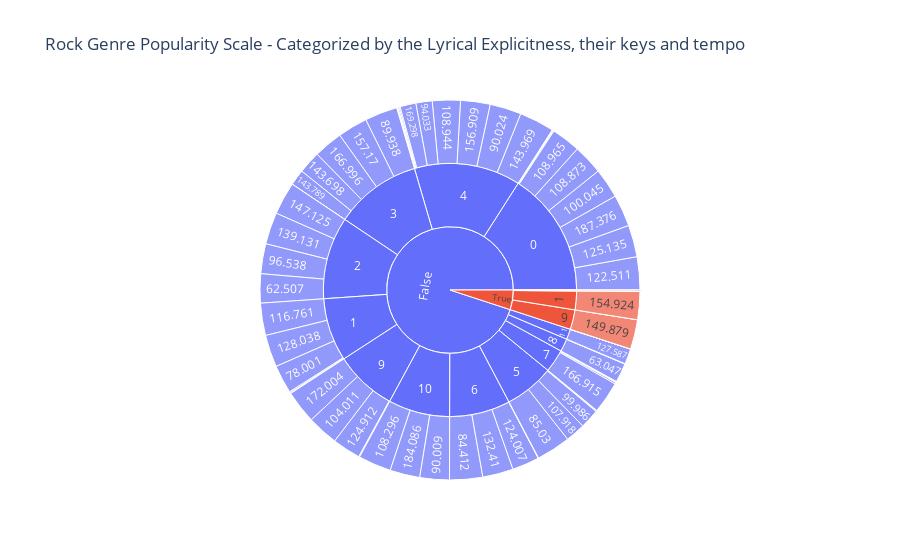

Here is the notebook cell this chart was saved with:
### Markdown cell above
In this scatter plot, we also compare the energy of the songs to their loudness, categorized by the valence of the songs. As shown by the visual and the descriptive statistics, the average valence for rock songs is approximately 0.547992, indicating a generally positive mood. Additionally, 75% of the rock songs have a valence of 0.699250 or lower, suggesting that most rock songs tend to be upbeat. In contrast, 25% of the songs have a valence of 0.369750, indicating that a portion of rock songs may convey more negative or sadder emotions.

### Code cell
fig = px.sunburst(r_visuals, path=['explicit', 'key', 'tempo'], values='popularity',
                  title='Rock Genre Popularity Scale - Categorized by the Lyrical Explicitness, their keys and tempo')
#the values here start from center to outer and its popularity is viewed via hovering.
fig.show()

### Figure 1 — Plotly figure (JSON) as saved in the notebook; plotly's stock layout.template omitted (floating-point values rounded to 4 significant figures)
{"data": [{"branchvalues": "total", "domain": {"x": [0, 1], "y": [0, 1]}, "hovertemplate": "labels=%{label}<br>popularity=%{value}<br>parent=%{parent}<br>id=%{id}<extra></extra>", "ids": ["False/2/62.507", "False/8/63.047", "False/8/76.404", "False/7/76.995", "False/0/77.321", "False/0/77.983", "False/1/78.001", "False/9/78.979", "True/9/82.04", "False/6/84.412", "False/5/85.03", "False/3/89.929", "False/3/89.938", "False/10/90.009", "False/4/90.024", "False/0/92.008", "False/11/92.992", "False/4/94.033", "False/7/94.467", "False/9/96.04", "False/2/96.538", "False/7/97.863", "False/11/99.039", "False/5/99.986", "False/11/100.006", "False/0/100.045", "False/11/100.053", "False/4/100.41", "False/9/104.011", "False/10/105.048", "False/10/105.407", "False/1/105.542", "False/0/105.96", "False/7/106.031", "False/7/106.164", "False/5/107.918", "False/4/107.979", "False/10/108.296", "False/0/108.873", "False/4/108.944", "False/0/108.965", "False/6/109.991", "False/6/111.996", "False/9/115.577", "False/6/116.433", "False/1/116.761", "False/6/117.108", "False/4/117.637", "False/8/120.041", "False/11/122.052", "False/5/122.431", "False/0/122.511", "False/7/123.033", "False/1/123.802", "False/6/124.007", "False/9/124.912", "False/7/125.018", "False/0/125.135", "False/0/126.002", "False/9/127.382", "False/11/127.587", "False/9/127.971", "False/1/128.038", "False/11/130.594", "False/6/131.746", "False/6/132.41", "False/0/133.214", "False/9/133.788", "False/0/133.977", "False/2/139.131", "False/0/139.994", "False/4/140.093", "False/0/141.612", "False/5/141.649", "False/4/143.248", "False/3/143.698", "False/3/143.789", "False/4/143.793", "False/4/143.969", "False/2/147.125", "True/9/149.879", "False/4/149.963", "False/1/151.12", "False/9/153.742", "False/1/153.933", "False/0/153.95", "True/1/154.924", "False/4/156.909", "False/3/157.17", "True/6/157.663", "False/6/159.684", "False/7/159.757", "False/0/160.021", "False/7/162.003", "False/4/162.081", "False/7/165.187", "False/7/166.915", "False/3/166.996", "False/0/167.965", "False/4/169.298", "False/8/171.016", "False/9/172.004", "False/9/172.01", "True/11/172.715", "False/3/180.185", "False/10/184.086", "False/4/184.14", "False/0/187.376", "False/4/199.792", "False/7/207.478", "False/0", "False/1", "True/1", "False/2", "False/3", "False/4", "False/5", "False/6", "True/6", "False/7", "False/8", "False/9", "True/9", "False/10", "False/11", "True/11", "False", "True"], "labels": ["62.507", "63.047", "76.404", "76.995", "77.321", "77.983", "78.001", "78.979", "82.04", "84.412", "85.03", "89.929", "89.938", "90.009", "90.024", "92.008", "92.992", "94.033", "94.467", "96.04", "96.538", "97.863", "99.039", "99.986", "100.006", "100.045", "100.053", "100.41", "104.011", "105.048", "105.407", "105.542", "105.96", "106.031", "106.164", "107.918", "107.979", "108.296", "108.873", "108.944", "108.965", "109.991", "111.996", "115.577", "116.433", "116.761", "117.108", "117.637", "120.041", "122.052", "122.431", "122.511", "123.033", "123.802", "124.007", "124.912", "125.018", "125.135", "126.002", "127.382", "127.587", "127.971", "128.038", "130.594", "131.746", "132.41", "133.214", "133.788", "133.977", "139.131", "139.994", "140.093", "141.612", "141.649", "143.248", "143.698", "143.789", "143.793", "143.969", "147.125", "149.879", "149.963", "151.12", "153.742", "153.933", "153.95", "154.924", "156.909", "157.17", "157.663", "159.684", "159.757", "160.021", "162.003", "162.081", "165.187", "166.915", "166.996", "167.965", "169.298", "171.016", "172.004", "172.01", "172.715", "180.185", "184.086", "184.14", "187.376", "199.792", "207.478", "0", "1", "1", "2", "3", "4", "5", "6", "6", "7", "8", "9", "9", "10", "11", "11", "False", "True"], "name": "", "parents": ["False/2", "False/8", "False/8", "False/7", "False/0", "False/0", "False/1", "False/9", "True/9", "False/6", "False/5", "False/3", "False/3", "False/10", "False/4", "False/0", "False/11", "False/4", "False/7", "False/9", "False/2", "False/7", "False/11", "False/5", "False/11", "False/0", "False/11", "False/4", "False/9", "False/10", "False/10", "False/1", "False/0", "False/7", "False/7", "False/5", "False/4", "False/10", "False/0", "False/4", "False/0", "False/6", "False/6", "False/9", "False/6", "False/1", "False/6", "False/4", "False/8", "False/11", "False/5", "False/0", "False/7", "False/1", "False/6", "False/9", "False/7", "False/0", "False/0", "False/9", "False/11", "False/9", "False/1", "False/11", "False/6", "False/6", "False/0", "False/9", "False/0", "False/2", "False/0", "False/4", "False/0", "False/5", "False/4", "False/3", "False/3", "False/4", "False/4", "False/2", "True/9", "False/4", "False/1", "False/9", "False/1", "False/0", "True/1", "False/4", "False/3", "True/6", "False/6", "False/7", "False/0", "False/7", "False/4", "False/7", "False/7", "False/3", "False/0", "False/4", "False/8", "False/9", "False/9", "True/11", "False/3", "False/10", "False/4", "False/0", "False/4", "False/7", "False", "False", "True", "False", "False", "False", "False", "False", "True", "False", "False", "False", "True", "False", "False", "True", "", ""], "type": "sunburst", "values": [75, 49, 0, 4, 1, 0, 73, 0, 0, 85, 88, 0, 84, 76, 81, 0, 0, 42, 0, 0, 77, 0, 0, 50, 0, 77, 0, 3, 80, 0, 0, 0, 0, 0, 0, 51, 0, 85, 77, 72, 75, 0, 1, 2, 0, 83, 0, 0, 0, 0, 1, 85, 0, 0, 70, 73, 0, 82, 0, 0, 40, 0, 83, 0, 0, 79, 0, 0, 2, 82, 1, 0, 1, 2, 3, 58, 41, 0, 90, 84, 76, 1, 3, 0, 2, 0, 72, 76, 77, 4, 0, 0, 0, 2, 0, 0, 82, 75, 0, 41, 1, 85, 0, 0, 0, 77, 1, 82, 1, 1, 483, 244, 72, 318, 335, 411, 192, 235, 4, 89, 50, 240, 76, 238, 40, 0, 2875, 152]}], "layout": {"legend": {"tracegroupgap": 0}, "title": {"text": "Rock Genre Popularity Scale - Categorized by the Lyrical Explicitness, their keys and tempo"}}}
